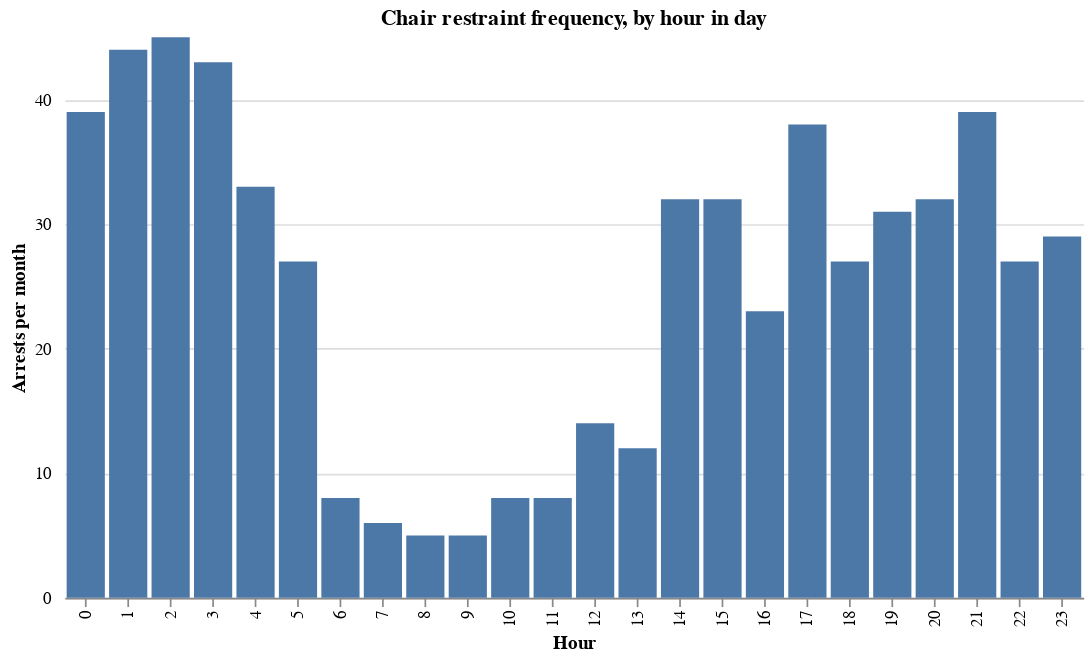

Notebook code cell kept with this figure:
### Markdown cell above
### Chart the hours

### Code cell
chair_hours = (
    alt.Chart(hours)
    .mark_bar()
    .encode(
        alt.X("hour:O", title="Hour", axis=alt.Axis(grid=False)),
        y=alt.Y(
            "count:Q",
            title="Count",
            axis=alt.Axis(
                tickCount=6,
                gridColor="#dddddd",
                offset=6,
                tickSize=0,
                domainOpacity=0,
                title="Arrests per month",
            ),
        ),
    )
    .properties(
        width=600, height=330, title="Chair restraint frequency, by hour in day"
    )
)
chair_hours.configure_view(strokeOpacity=0)

### Figure 1 — Vega-Lite specification as saved in the notebook (floating-point values rounded to 4 significant figures)
{"config": {"view": {"continuousWidth": 400, "continuousHeight": 300, "strokeOpacity": 0}}, "data": {"name": "data-ed596b84cfe3ab6aa68fccc74a600fae"}, "mark": "bar", "encoding": {"x": {"type": "ordinal", "axis": {"grid": false}, "field": "hour", "title": "Hour"}, "y": {"type": "quantitative", "axis": {"domainOpacity": 0, "gridColor": "#dddddd", "offset": 6, "tickCount": 6, "tickSize": 0, "title": "Arrests per month"}, "field": "count", "title": "Count"}}, "height": 330, "title": "Chair restraint frequency, by hour in day", "width": 600, "$schema": "https://vega.github.io/schema/vega-lite/v4.8.1.json", "datasets": {"data-ed596b84cfe3ab6aa68fccc74a600fae": [{"hour": 0, "count": 39}, {"hour": 1, "count": 44}, {"hour": 2, "count": 45}, {"hour": 3, "count": 43}, {"hour": 4, "count": 33}, {"hour": 5, "count": 27}, {"hour": 6, "count": 8}, {"hour": 7, "count": 6}, {"hour": 8, "count": 5}, {"hour": 9, "count": 5}, {"hour": 10, "count": 8}, {"hour": 11, "count": 8}, {"hour": 12, "count": 14}, {"hour": 13, "count": 12}, {"hour": 14, "count": 32}, {"hour": 15, "count": 32}, {"hour": 16, "count": 23}, {"hour": 17, "count": 38}, {"hour": 18, "count": 27}, {"hour": 19, "count": 31}, {"hour": 20, "count": 32}, {"hour": 21, "count": 39}, {"hour": 22, "count": 27}, {"hour": 23, "count": 29}]}}
